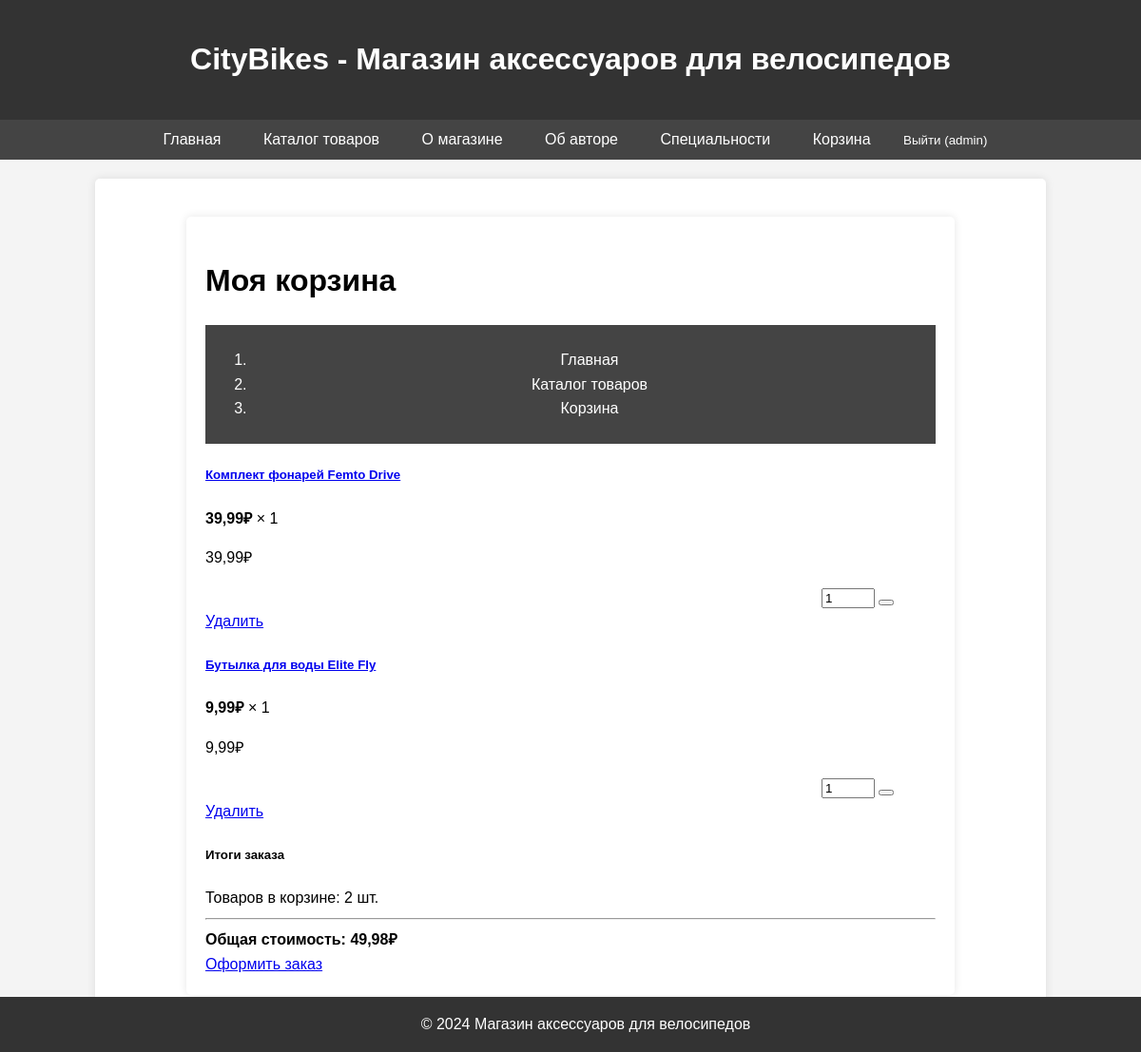
The app's page /cart/ (signed in), older data.
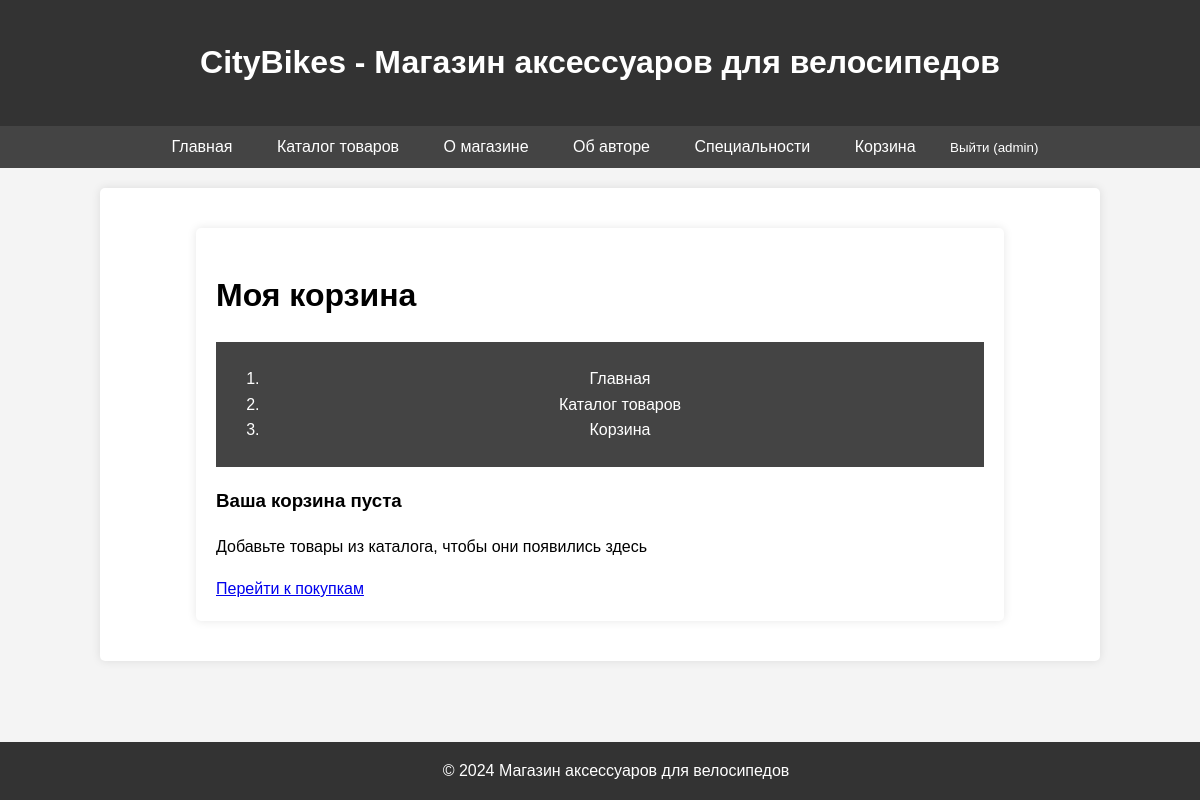
The same page, newer data.
### shop/models.py (models this page shows, shortened)
class Product(models.Model):
    название = models.CharField(max_length=200)
    описание = models.TextField()
    фото_товара = models.ImageField(upload_to='product/', blank=True, null=True)
    цена = models.DecimalField(
        max_digits=10,
        decimal_places=2,
        validators=[MinValueValidator(Decimal('0.00'))]
    )
    количество_на_складе = models.IntegerField(
        validators=[MinValueValidator(0)]
    )
    категория = models.ForeignKey(Category, on_delete=models.CASCADE)
    производитель = models.ForeignKey(Manufacturer, on_delete=models.CASCADE)
    class Meta:
        verbose_name = "Товар"
        verbose_name_plural = "Товары"

### shop/views.py (the view)
# urls.py: path('cart/', views.cart_view, name='cart'),
@login_required
def cart_view(request):
    cart_items = []
    total_price = 0
    if not request.user.is_authenticated:
        cart = request.session.get('cart', {})
        for product_id, quantity in cart.items():
            try:
                product = Product.objects.get(id=product_id)
                item_total = product.цена * quantity
                total_price += item_total
                cart_items.append({
                    'id': product_id,
                    'product': product,
                    'quantity': quantity,
                    'total_price': item_total
                })
            except Product.DoesNotExist:
                if product_id in cart:
                    del cart[product_id]
                    request.session['cart'] = cart
    else:
        try:
            cart = Cart.objects.get(пользователь=request.user)
            for item in cart.элементы.all():
                item_total = item.стоимость_элемента()
                total_price += item_total
                cart_items.append({
                    'id': item.id,
                    'product': item.товар,
                    'quantity': item.количество,
                    'total_price': item_total
                })
        except Cart.DoesNotExist:
            pass
    return render(request, 'shop/cart.html', {
        'cart_items': cart_items,
        'total_price': total_price
    })

### shop/models.py (called while the page is built)
    def стоимость_элемента(self):
        return self.товар.цена * self.количество

### shop/templates/shop/cart.html (shortened to what this page needs)
{% extends 'shop/base.html' %}
{% block content %}
<div class="container mt-4">
    <div class="row">
        <div class="col-12">
            <h1 class="mb-4">Моя корзина</h1>
            <nav aria-label="breadcrumb">
                <ol class="breadcrumb">
                    <li class="breadcrumb-item"><a href="{% url 'home' %}">Главная</a></li>
                    <li class="breadcrumb-item"><a href="{% url 'product_list' %}">Каталог товаров</a></li>
                    <li class="breadcrumb-item active" aria-current="page">Корзина</li>
                </ol>
            </nav>
        </div>
    </div>
    {% if cart_items %}
        <div class="row">
            <div class="col-lg-8">
                {% for item in cart_items %}
                    <div class="card mb-3">
                        <div class="row g-0">
                            <div class="col-md-9">
                                <div class="card-body">
                                    <div class="row">
                                        <div class="col-md-8">
                                            <h5 class="card-title">
                                                <a href="{% url 'product_detail' item.product.id %}" class="text-decoration-none">
                                                    {{ item.product.название }}
                                                </a>
                                            </h5>
                                            <p class="card-text">
                                                <strong>{{ item.product.цена }}₽</strong> × {{ item.quantity }}
                                            </p>
                                            <p class="h5 text-primary">{{ item.total_price }}₽</p>
                                            <form method="post" action="{% url 'update_cart_item' item.id %}" class="d-inline">
                                                <div class="input-group input-group-sm mb-2" style="max-inline-size: 120px; margin-inline-start: auto;">
                                                    <input type="number" class="form-control" name="quantity"
                                                           value="{{ item.quantity }}" min="1" max="{{ item.product.количество_на_складе }}">
                                                    <button class="btn btn-outline-primary" type="submit">
                                                    </button>
                                                </div>
                                            </form>
                                        </div>
                                        <div class="col-md-4 text-end">
                                            <a href="{% url 'remove_from_cart' item.id %}" class="btn btn-outline-danger btn-sm"
                                               onclick="return confirm('Удалить товар из корзины?')">
                                                 Удалить
                                            </a>
                                        </div>
                                    </div>
                                </div>
                            </div>
                        </div>
                    </div>
                {% endfor %}
            </div>
            <div class="col-lg-4">
                <div class="card">
                    <div class="card-header">
                        <h5 class="mb-0">Итоги заказа</h5>
                    </div>
                    <div class="card-body">
                        <div class="d-flex justify-content-between mb-2">
                            <span>Товаров в корзине:</span>
                            <span>{{ cart_items|length }} шт.</span>
                        </div>
                        <hr>
                        <div class="d-flex justify-content-between mb-3">
                            <strong>Общая стоимость:</strong>
                            <strong class="text-primary">{{ total_price }}₽</strong>
                        </div>
                        <div class="d-grid gap-2">
                            <a href="{% url 'checkout' %}" class="btn btn-success btn-lg">
                                 Оформить заказ
                            </a>
                        </div>
                    </div>
                </div>
            </div>
        </div>
    {% else %}
        <div class="row">
            <div class="col-12">
                <div class="text-center py-5">
                    <h3>Ваша корзина пуста</h3>
                    <p class="text-muted">Добавьте товары из каталога, чтобы они появились здесь</p>
                    <a href="{% url 'product_list' %}" class="btn btn-primary">
                         Перейти к покупкам
                    </a>
                </div>
            </div>
        </div>
    {% endif %}
</div>
{% endblock %}

### shop/templates/shop/base.html (shortened to what this page needs)
<!DOCTYPE html>
<html lang="ru">
<head>
</head>
<body>
    <header>
        <h1>CityBikes - Магазин аксессуаров для велосипедов</h1>
    </header>
    <nav>
        <a href="{% url 'home' %}">Главная</a>
        <a href="{% url 'product_list' %}">Каталог товаров</a>
        <a href="{% url 'shop_info' %}">О магазине</a>
        <a href="{% url 'about' %}">Об авторе</a>
        <a href="{% url 'spec_list' %}">Специальности</a>
        {% if user.is_authenticated %}
            <a href="{% url 'cart' %}">Корзина</a>
            <form action="{% url 'logout' %}" method="post" style="display: inline;">
                <button type="submit" style="background: none; border: none; color: white; cursor: pointer; padding: 5px 10px;">
                    Выйти ({{ user.username }})
                </button>
            </form>
        {% else %}
            <a href="{% url 'login' %}">Войти</a>
        {% endif %}
    </nav>
    <div class="container">
        {% block content %}
        {% endblock %}
    </div>
    <footer>
        &copy; 2024 Магазин аксессуаров для велосипедов
    </footer>
</body>
</html>

### shop/templates/shop/base.html (style rules this page uses)
body { font-family: Arial, sans-serif; line-height: 1.6; margin: 0; padding: 0; background-color: #f4f4f4; }
header { background-color: #333; color: #fff; padding: 1rem; text-align: center; }
nav { background-color: #444; color: #fff; padding: 0.5rem; text-align: center; }
nav a { color: #fff; text-decoration: none; margin: 0 10px; padding: 5px 10px; border-radius: 3px; transition: background-color 0.3s; }
.container { inline-size: 80%; margin: 20px auto; padding: 20px; background-color: #fff; border-radius: 5px; box-shadow: 0 0 10px rgba(0, 0, 0, 0.1); }
footer { background-color: #333; color: #fff; text-align: center; padding: 1rem; position: fixed; inset-block-end: 0; inline-size: 100% }

Row changes from the older to the newer data that the page shows:
removed Product: product.название "Комплект фонарей Femto Drive", product.цена "39,99", quantity "1", total_price "39,99"
removed Product: product.название "Бутылка для воды Elite Fly", product.цена "9,99", quantity "1", total_price "9,99"
Text that changed along with them:
{{ cart_items|length }}: "2" → (not shown)
{{ total_price }}: "49,98" → (not shown)
text no longer shown: "Итоги заказа Товаров в корзине: шт. Общая стоимость: ₽ Оформить заказ"
text now shown: "Ваша корзина пуста Добавьте товары из каталога, чтобы они появились здесь Перейти к покупкам"
